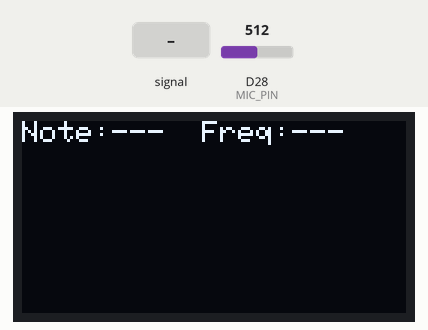
Recording of a sketch running on a simulated Arduino Due. Parts: 128×64 one-colour display. The test bench sets the inputs (shaded band); at power-on: D28 (MIC_PIN) = 512 (analog values on the 0–1023 scale).

Above: at 2.2 s.
2.3 s: D28 (MIC_PIN) fed a 200 Hz sine of ±81 counts around its level
At 3.03 s:
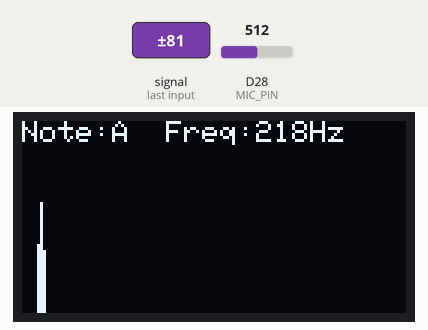
4.7 s: D28 (MIC_PIN) set to 716
At 5.3 s:
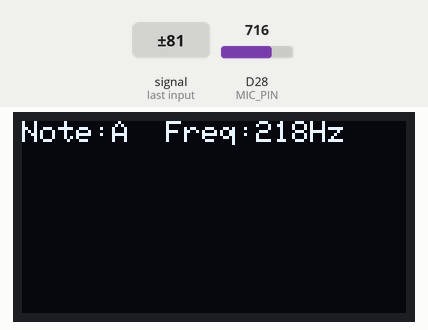
7.0 s: D28 (MIC_PIN) fed a 50 Hz sine of ±306 counts around its level
At 7.55 s:
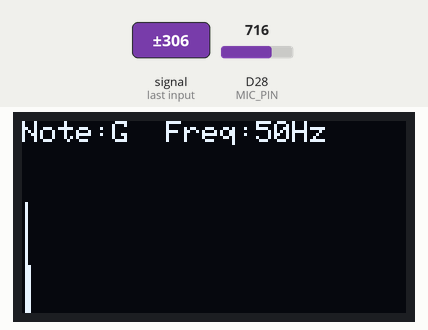
9.9 s: D28 (MIC_PIN) fed a 1000 Hz sine of ±255 counts around its level
At 10.42 s:
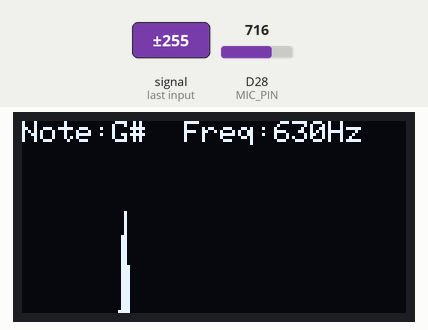
12.9 s: D28 (MIC_PIN) set to 900
At 13.5 s:
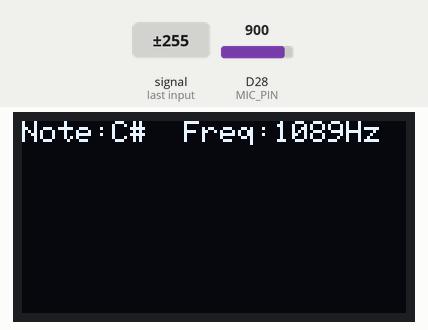
15.2 s: D28 (MIC_PIN) set to 937
Timing chart, 0 to 17.8 s (numbered marks = the images above; inputs shaded):
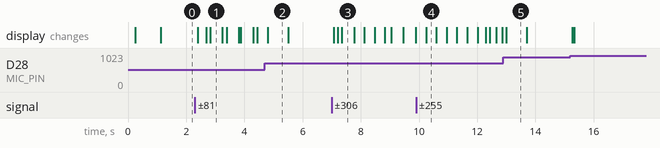

Measured:
- after the input at 2.3 s, the display: first changes after 0.10 s (image 1 shows a later state)
- after the input at 4.7 s, the display: changes after 0.10 s (image 2)
- after the input at 7.0 s, the display: first changes after 0.06 s (image 3 shows a later state)
- after the input at 12.9 s, the display: changes after 0.10 s (image 5)
- what the display in image 2 shows lasts 0.7 s, from 4.8 s to 5.5 s

The sketch:

fit-display.ino
```cpp
/*
  fft-display.ino

  Raspberry Pi Pico 2 + MAX9814 mic + 2.42" 128x64 SSD1305 OLED (SPI)

  Features:
    - 256-point FFT at 8 kHz (31.25 Hz bin spacing)
    - 128 display bands (bar graph)
    - Quiet-room behavior:
        * noise gate (graph goes calm when quiet)
        * slow normalization reference (scale does not chase noise)
    - Pitch display:
        * dominant bin search with parabolic peak interpolation
        * confidence gating (peak magnitude + peak-to-average ratio)
        * frequency smoothing
        * note hysteresis (candidate must persist N frames)
        * A4 = 440 Hz, equal temperament, sharps preferred (F# not Gb)
    - Lowest display band suppressed (bands[0]=0)

  Wiring:
    MAX9814 OUT -> Pico GP28 (ADC2)

    OLED (Adafruit SSD1305 2.42" 128x64, SPI mode):
      Pin 1  GND   -> Pico GND
      Pin 2  3.3V  -> Pico 3V3
      Pin 4  DC    -> Pico GP16
      Pin 7  D0    -> Pico GP18 (SPI0 SCK)
      Pin 8  D1    -> Pico GP19 (SPI0 MOSI)
      Pin 15 CS    -> Pico GP17
      Pin 16 RST   -> Pico GP20
*/

#include <Arduino.h>
#include <SPI.h>
#include <math.h>
#include <Adafruit_GFX.h>
#include <Adafruit_SSD1305.h>
#include <arduinoFFT.h>

/* -------------------- OLED configuration -------------------- */

#define OLED_MOSI   19    /* GP19 */
#define OLED_CLK    18    /* GP18 */
#define OLED_CS     17    /* GP17 */
#define OLED_DC     16    /* GP16 */
#define OLED_RESET  20    /* GP20 */

#define SCREEN_WIDTH   128
#define SCREEN_HEIGHT  64

const uint32_t OLED_SPI_FREQ = 6000000UL;

Adafruit_SSD1305 display(SCREEN_WIDTH, SCREEN_HEIGHT, &SPI,
                         OLED_DC, OLED_RESET, OLED_CS, OLED_SPI_FREQ);

/* -------------------- FFT configuration -------------------- */

const uint16_t SAMPLES            = 256;      /* FFT length (N) */
const double   SAMPLING_FREQUENCY = 8000.0;   /* Fs in Hz */
const uint8_t  NUM_BANDS          = 128;       /* display bands */

double vReal[SAMPLES];
double vImag[SAMPLES];

ArduinoFFT FFT = ArduinoFFT(vReal, vImag, SAMPLES, SAMPLING_FREQUENCY);

/* Mic pin: ADC2 / GP28 */
const uint8_t MIC_PIN = 28;

/* Sampling period in microseconds (125 us for 8 kHz) */
const double samplingPeriodUS = 1000000.0 / SAMPLING_FREQUENCY;

/* -------------------- Display behavior tuning -------------------- */

/* A slow reference so the bar scaling does not chase noise */
double maxRef = 1.0;
/* Closer to 1.0 = slower decay (more stable). */
const double MAXREF_DECAY = 0.992;

/*
  Noise gate threshold for the bar graph.
  This is based on average band magnitude (bands 1..15).
  You will likely want to tune this slightly for your mic/gain.
*/
const double QUIET_THRESHOLD = 80.0;

/* -------------------- Pitch detection tuning -------------------- */

/*
  Confidence gating. A detected peak must be:
    - above PEAK_MAG_THRESHOLD
    - and PEAK_RATIO_THRESHOLD times larger than average magnitude
*/
const double PEAK_MAG_THRESHOLD   = 300.0;
const double PEAK_RATIO_THRESHOLD = 6.0;

/* Frequency smoothing: smaller alpha = more lag. */
const double FREQ_SMOOTH_ALPHA = 0.15;

/* Note hysteresis: candidate note must persist N frames to switch. */
const uint8_t NOTE_STABLE_FRAMES = 5;

/* If we lose confidence, keep the last displayed note for a short time. */
const uint8_t NOTE_HOLD_FRAMES = 10;

/* State for pitch smoothing and hysteresis */
double smoothedFreqHz = 0.0;
int currentMidi = -1;
int candidateMidi = -1;
uint8_t candidateCount = 0;
uint8_t noteHoldCount = 0;

/* -------------------- Utility: sampling -------------------- */

void sampleAudioFrame() {
  const double dcOffset = 2048.0; /* mid-scale for 12-bit ADC */

  for (uint16_t i = 0; i < SAMPLES; i++) {
    unsigned long tStart = micros();

    int raw = analogRead(MIC_PIN);     /* 0..4095 */
    double centered = (double)raw - dcOffset;

    vReal[i] = centered;
    vImag[i] = 0.0;

    while ((double)(micros() - tStart) < samplingPeriodUS) {
      /* busy wait to approximate constant Fs */
    }
  }
}

/* -------------------- Utility: band magnitudes -------------------- */

void computeBandMagnitudes(const double *fftMagnitudes, double *bands, uint8_t numBands) {
  const uint16_t binCount    = SAMPLES / 2;         /* 0..127 unique bins */
  const uint16_t binsPerBand = binCount / numBands; /* 128/16 = 8 */

  for (uint8_t b = 0; b < numBands; b++) {
    bands[b] = 0.0;
  }

  uint8_t bandIndex = 0;
  uint16_t binInBand = 0;

  /* Skip DC bin (k=0), start at k=1 */
  for (uint16_t k = 1; k < binCount; k++) {
    double mag = fftMagnitudes[k];
    bands[bandIndex] += mag;
    binInBand++;

    if (binInBand >= binsPerBand && bandIndex < numBands - 1) {
      bands[bandIndex] /= (double)binInBand;
      bandIndex++;
      binInBand = 0;
    }
  }

  if (binInBand > 0 && bandIndex < numBands) {
    bands[bandIndex] /= (double)binInBand;
  }
}

/* -------------------- Utility: dominant bin + interpolation -------------------- */

void findDominantPeak(const double *fftMagnitudes,
                      uint16_t binCount,
                      uint16_t &peakIndex,
                      double &peakValue,
                      double &avgValue) {
  peakIndex = 0;
  peakValue = 0.0;

  /* average over bins 2..(binCount-1) to avoid DC and very-low bins */
  double sum = 0.0;
  uint16_t count = 0;

  for (uint16_t k = 2; k < binCount; k++) {
    double mag = fftMagnitudes[k];
    sum += mag;
    count++;

    if (mag > peakValue) {
      peakValue = mag;
      peakIndex = k;
    }
  }

  avgValue = (count > 0) ? (sum / (double)count) : 0.0;
}

/*
  Parabolic interpolation around the peak bin to refine frequency estimate.
  Uses magnitudes at k-1, k, k+1:
    delta = 0.5*(a - c) / (a - 2b + c), clamped to [-0.5, 0.5]
*/
double parabolicPeakDelta(const double *fftMagnitudes, uint16_t k, uint16_t binCount) {
  if (k == 0 || k + 1 >= binCount) {
    return 0.0;
  }

  double a = fftMagnitudes[k - 1];
  double b = fftMagnitudes[k];
  double c = fftMagnitudes[k + 1];

  double denom = (a - 2.0 * b + c);
  if (fabs(denom) < 1e-12) {
    return 0.0;
  }

  double delta = 0.5 * (a - c) / denom;

  if (delta > 0.5) delta = 0.5;
  if (delta < -0.5) delta = -0.5;

  return delta;
}

/* -------------------- Utility: frequency -> MIDI -> note name -------------------- */

int frequencyToMidi(double freqHz) {
  if (freqHz <= 0.0) return -1;

  double midiFloat = 69.0 + 12.0 * (log(freqHz / 440.0) / log(2.0));
  int midiNote = (int)round(midiFloat);

  if (midiNote < 0 || midiNote > 127) return -1;
  return midiNote;
}

void midiToNoteNameSharps(int midiNote, char *out, size_t outLen) {
  if (outLen == 0) return;

  if (midiNote < 0 || midiNote > 127) {
    strncpy(out, "---", outLen);
    out[outLen - 1] = '\0';
    return;
  }

  static const char *names[12] = {
    "C", "C#", "D", "D#", "E", "F",
    "F#", "G", "G#", "A", "A#", "B"
  };

  const char *base = names[midiNote % 12];
  strncpy(out, base, outLen);
  out[outLen - 1] = '\0';
}

/* -------------------- Utility: drawing -------------------- */

void drawSpectrumAndPitch(double *bands,
                          uint8_t numBands,
                          bool quiet,
                          int midiToShow,
                          double freqToShowHz) {
  display.clearDisplay();
  display.setTextSize(1);
  display.setTextColor(WHITE);

  /* Top text line */
  display.setCursor(0, 0);
  char noteName[4] = "---";
  midiToNoteNameSharps(midiToShow, noteName, sizeof(noteName));

  display.print("Note:");
  display.print(noteName);
  display.print("  Freq:");
  if (midiToShow >= 0 && freqToShowHz > 0.0) {
    display.print((int)round(freqToShowHz));
    display.print("Hz");
  } else {
    display.print("---");
  }

  const uint8_t textHeight = 10;

  /* Quiet gate: keep the graph calm */
  if (quiet) {
    display.display();
    return;
  }

  /* Lowest band suppressed */
  bands[0] = 0.0;

  /* Update slow normalization reference (ignore band 0) */
  double maxNow = 1.0;
  for (uint8_t b = 1; b < numBands; b++) {
    if (bands[b] > maxNow) maxNow = bands[b];
  }

  maxRef *= MAXREF_DECAY;
  if (maxNow > maxRef) maxRef = maxNow;
  if (maxRef < 1.0) maxRef = 1.0;

  const uint8_t barWidth  = SCREEN_WIDTH / numBands;
  const uint8_t maxHeight = SCREEN_HEIGHT - 1 - textHeight;

  for (uint8_t b = 0; b < numBands; b++) {
    double norm = bands[b] / maxRef;
    if (norm < 0.0) norm = 0.0;
    if (norm > 1.0) norm = 1.0;

    /* Mild compression (helps keep quiet details visible without “breathing”) */
    double compressed = log10(1.0 + 4.0 * norm);
    norm = compressed;

    uint8_t barHeight = (uint8_t)(norm * (double)maxHeight);

    uint8_t x = b * barWidth;
    uint8_t y = SCREEN_HEIGHT - barHeight;
    uint8_t effectiveWidth = (barWidth > 1) ? barWidth - 1 : barWidth;

    display.fillRect(x, y, effectiveWidth, barHeight, WHITE);
  }

  display.display();
}

/* -------------------- setup & loop -------------------- */

void setup() {
  Serial.begin(115200);
  delay(200);

  analogReadResolution(12);
  analogRead(MIC_PIN);

  SPI.setSCK(OLED_CLK);
  SPI.setTX(OLED_MOSI);
  SPI.begin();

  if (!display.begin(0x3C)) {
    while (true) {
      delay(500);
    }
       }

  display.clearDisplay();
  display.setTextSize(1);
  display.setTextColor(WHITE);
  display.setCursor(0, 0);
  display.println("Pico2 FFT Analyzer");
  display.println("Quiet + Hysteresis");
  display.display();
  delay(800);
}

void loop() {
  static double bands[NUM_BANDS];

  /* 1) Sample audio */
  sampleAudioFrame();

  /* 2) FFT */
  FFT.windowing(vReal, SAMPLES, FFT_WIN_TYP_HAMMING, FFT_FORWARD);
  FFT.compute(vReal, vImag, SAMPLES, FFT_FORWARD);
  FFT.complexToMagnitude(vReal, vImag, SAMPLES);

  /* 3) Pitch detection on full-resolution bins (0..127) */
  uint16_t peakIndex = 0;
  double peakValue = 0.0;
  double avgValue = 0.0;

  findDominantPeak(vReal, SAMPLES / 2, peakIndex, peakValue, avgValue);

  double peakRatio = (avgValue > 1e-9) ? (peakValue / avgValue) : 0.0;

  /* Refine peak frequency with parabolic interpolation */
  double delta = parabolicPeakDelta(vReal, peakIndex, SAMPLES / 2);
  double refinedBin = (double)peakIndex + delta;
  double peakFreqHz = refinedBin * (SAMPLING_FREQUENCY / (double)SAMPLES);

  /* Confidence gating */
  bool pitchConfident = (peakValue > PEAK_MAG_THRESHOLD) &&
                        (peakRatio > PEAK_RATIO_THRESHOLD) &&
                        (peakFreqHz > 40.0) &&
                        (peakFreqHz < (SAMPLING_FREQUENCY / 2.0));

  /* 4) Band magnitudes for display bars */
  computeBandMagnitudes(vReal, bands, NUM_BANDS);

  /* 5) Quiet gating for the bar graph (average band energy) */
  double sumBands = 0.0;
  for (uint8_t b = 1; b < NUM_BANDS; b++) {
    sumBands += bands[b];
  }
  double frameEnergy = sumBands / (double)(NUM_BANDS - 1);

  bool quietGraph = (frameEnergy < QUIET_THRESHOLD);

  /* 6) Update pitch smoothing + note hysteresis */
  int midiDetected = -1;

  if (pitchConfident && !quietGraph) {
    /* Smooth frequency */
    if (smoothedFreqHz <= 0.0) {
      smoothedFreqHz = peakFreqHz;
    } else {
      smoothedFreqHz =
        (1.0 - FREQ_SMOOTH_ALPHA) * smoothedFreqHz +
        FREQ_SMOOTH_ALPHA * peakFreqHz;
    }

    midiDetected = frequencyToMidi(smoothedFreqHz);

    /* Candidate persistence hysteresis */
    if (midiDetected == candidateMidi) {
      if (candidateCount < 255) candidateCount++;
    } else {
      candidateMidi = midiDetected;
      candidateCount = 1;
    }

    if (candidateCount >= NOTE_STABLE_FRAMES && candidateMidi != currentMidi) {
      currentMidi = candidateMidi;
    }

    noteHoldCount = NOTE_HOLD_FRAMES;
  } else {
    /* No confident pitch: hold last note briefly, then clear */
    if (noteHoldCount > 0) {
      noteHoldCount--;
    } else {
      currentMidi = -1;
      candidateMidi = -1;
      candidateCount = 0;
      smoothedFreqHz = 0.0;
    }
  }

  /* 7) Draw */
  double freqToShow = (currentMidi >= 0) ? smoothedFreqHz : 0.0;
  drawSpectrumAndPitch(bands, NUM_BANDS, quietGraph, currentMidi, freqToShow);
}
```
